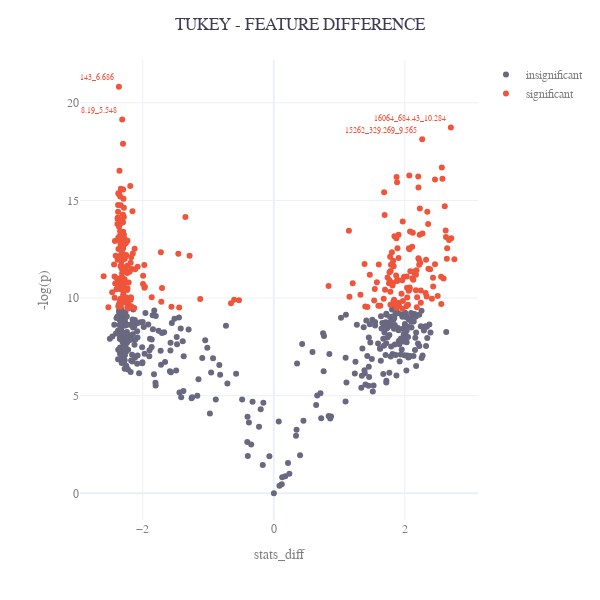

Notebook cell for this chart:
### Markdown cell above
Create a volcano plot that displays -log(p) on the y-axis and group-difference on the x-axis. Again, display names of top findings in the plot

### Code cell
# create figure
fig = px.scatter(template='plotly_white', width=600, height=600)

# plot insignificant values
fig.add_trace(go.Scatter(x=tukey[tukey['stats_significant'] == False]['stats_diff'],
                         y=tukey[tukey['stats_significant'] == False]['stats_p'].apply(lambda x: -np.log(x)),
                         mode='markers', marker_color='#696880', name='insignificant'))

# plot significant values
fig.add_trace(go.Scatter(x=tukey[tukey['stats_significant']]['stats_diff'],
                         y=tukey[tukey['stats_significant']]['stats_p'].apply(lambda x: -np.log(x)),
                         mode='markers+text', text=anova['metabolite'].iloc[:4], textposition='top left', 
                         textfont=dict(color='#ef553b', size=8), marker_color='#ef553b', name='significant'))

fig.update_layout(font={"color":"grey", "size":12, "family":"Sans"},
                  title={"text":"TUKEY - FEATURE DIFFERENCE", 'x':0.5, "font_color":"#3E3D53"},
                  xaxis_title="stats_diff", yaxis_title="-log(p)")

# save image as pdf
fig.write_image(os.path.join(result_dir, "TukeyHSD_group0vsgroup45.pdf"), scale=3)

fig.show()

### Figure 1 — Plotly figure (JSON) as saved in the notebook; plotly's stock layout.template omitted (floating-point values rounded to 4 significant figures; data arrays with more than 128 entries replaced by an {"elided": "..."} marker saying what was removed)
{"data": [{"hovertemplate": "<extra></extra>", "legendgroup": "", "marker": {"color": "#636efa", "symbol": "circle"}, "mode": "markers", "name": "", "orientation": "v", "showlegend": false, "type": "scatter", "xaxis": "x", "yaxis": "y"}, {"marker": {"color": "#696880"}, "mode": "markers", "name": "insignificant", "type": "scatter", "x": {"elided": "346 float values"}, "y": {"elided": "346 float values"}}, {"marker": {"color": "#ef553b"}, "mode": "markers+text", "name": "significant", "text": ["9299_191.143_6.686", "5660_218.19_5.548", "16064_684.43_10.284", "15262_329.269_9.565"], "textfont": {"color": "#ef553b", "size": 8}, "textposition": "top left", "type": "scatter", "x": {"elided": "281 float values"}, "y": {"elided": "281 float values"}}], "layout": {"font": {"color": "grey", "family": "Sans", "size": 12}, "height": 600, "legend": {"tracegroupgap": 0}, "margin": {"t": 60}, "title": {"font": {"color": "#3E3D53"}, "text": "TUKEY - FEATURE DIFFERENCE", "x": 0.5}, "width": 600, "xaxis": {"anchor": "y", "autorange": true, "domain": [0, 1], "range": [-2.961, 3.12], "title": {"text": "stats_diff"}, "type": "linear"}, "yaxis": {"anchor": "x", "autorange": true, "domain": [0, 1], "range": [-1.363, 22.19], "title": {"text": "-log(p)"}, "type": "linear"}}}
